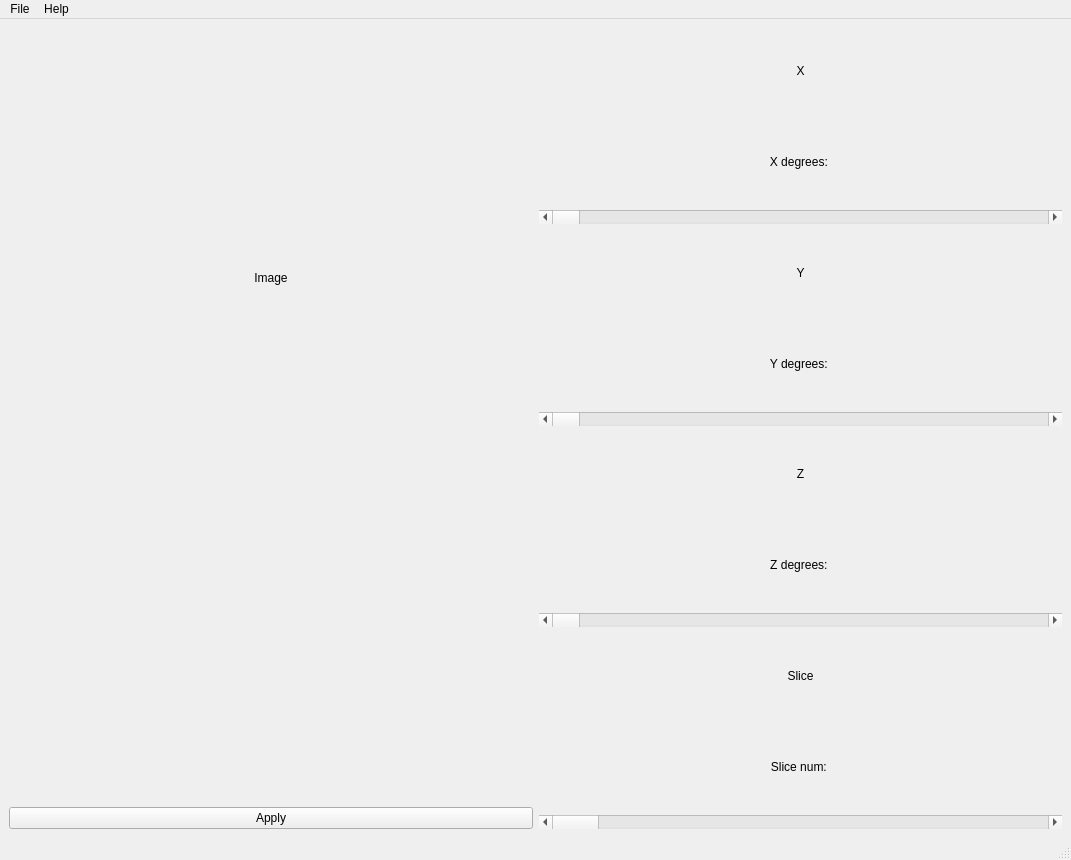
<?xml version="1.0" encoding="UTF-8"?>
<ui version="4.0">
 <class>MainWindow</class>
 <widget class="QMainWindow" name="MainWindow">
  <property name="geometry">
   <rect>
    <x>0</x>
    <y>0</y>
    <width>1071</width>
    <height>860</height>
   </rect>
  </property>
  <property name="windowTitle">
   <string>MainWindow</string>
  </property>
  <widget class="QWidget" name="centralwidget">
   <layout class="QHBoxLayout" name="horizontalLayout">
    <item>
     <layout class="QVBoxLayout" name="verticalLayout">
      <item>
       <widget class="QLabel" name="image">
        <property name="minimumSize">
         <size>
          <width>0</width>
          <height>500</height>
         </size>
        </property>
        <property name="text">
         <string>Image</string>
        </property>
        <property name="scaledContents">
         <bool>true</bool>
        </property>
        <property name="alignment">
         <set>Qt::AlignCenter</set>
        </property>
       </widget>
      </item>
      <item>
       <spacer name="verticalSpacer">
        <property name="orientation">
         <enum>Qt::Vertical</enum>
        </property>
        <property name="sizeHint" stdset="0">
         <size>
          <width>20</width>
          <height>40</height>
         </size>
        </property>
       </spacer>
      </item>
      <item>
       <widget class="QPushButton" name="apply_button">
        <property name="text">
         <string>Apply</string>
        </property>
       </widget>
      </item>
     </layout>
    </item>
    <item>
     <layout class="QVBoxLayout" name="verticalLayout_2">
      <item>
       <widget class="QLabel" name="x_label">
        <property name="text">
         <string>X</string>
        </property>
        <property name="alignment">
         <set>Qt::AlignCenter</set>
        </property>
       </widget>
      </item>
      <item>
       <widget class="QLabel" name="x_degrees">
        <property name="text">
         <string>X degrees: </string>
        </property>
        <property name="alignment">
         <set>Qt::AlignCenter</set>
        </property>
       </widget>
      </item>
      <item>
       <widget class="QScrollBar" name="x_slider">
        <property name="maximum">
         <number>180</number>
        </property>
        <property name="orientation">
         <enum>Qt::Horizontal</enum>
        </property>
       </widget>
      </item>
      <item>
       <widget class="QLabel" name="y_label">
        <property name="text">
         <string>Y</string>
        </property>
        <property name="alignment">
         <set>Qt::AlignCenter</set>
        </property>
       </widget>
      </item>
      <item>
       <widget class="QLabel" name="y_degrees">
        <property name="text">
         <string>Y degrees: </string>
        </property>
        <property name="alignment">
         <set>Qt::AlignCenter</set>
        </property>
       </widget>
      </item>
      <item>
       <widget class="QScrollBar" name="y_slider">
        <property name="maximum">
         <number>180</number>
        </property>
        <property name="orientation">
         <enum>Qt::Horizontal</enum>
        </property>
       </widget>
      </item>
      <item>
       <widget class="QLabel" name="z_label">
        <property name="text">
         <string>Z</string>
        </property>
        <property name="alignment">
         <set>Qt::AlignCenter</set>
        </property>
       </widget>
      </item>
      <item>
       <widget class="QLabel" name="z_degrees">
        <property name="text">
         <string>Z degrees: </string>
        </property>
        <property name="alignment">
         <set>Qt::AlignCenter</set>
        </property>
       </widget>
      </item>
      <item>
       <widget class="QScrollBar" name="z_slider">
        <property name="maximum">
         <number>180</number>
        </property>
        <property name="orientation">
         <enum>Qt::Horizontal</enum>
        </property>
       </widget>
      </item>
      <item>
       <widget class="QLabel" name="slice_label">
        <property name="text">
         <string>Slice</string>
        </property>
        <property name="alignment">
         <set>Qt::AlignCenter</set>
        </property>
       </widget>
      </item>
      <item>
       <widget class="QLabel" name="slice_num">
        <property name="text">
         <string>Slice num: </string>
        </property>
        <property name="alignment">
         <set>Qt::AlignCenter</set>
        </property>
       </widget>
      </item>
      <item>
       <widget class="QScrollBar" name="slice_slider">
        <property name="maximum">
         <number>100</number>
        </property>
        <property name="orientation">
         <enum>Qt::Horizontal</enum>
        </property>
       </widget>
      </item>
     </layout>
    </item>
   </layout>
  </widget>
  <widget class="QMenuBar" name="menubar">
   <property name="geometry">
    <rect>
     <x>0</x>
     <y>0</y>
     <width>1071</width>
     <height>22</height>
    </rect>
   </property>
   <widget class="QMenu" name="menu_file">
    <property name="title">
     <string>File</string>
    </property>
    <addaction name="action_open"/>
   </widget>
   <widget class="QMenu" name="menu_help">
    <property name="title">
     <string>Help</string>
    </property>
   </widget>
   <addaction name="menu_file"/>
   <addaction name="menu_help"/>
  </widget>
  <widget class="QStatusBar" name="statusbar"/>
  <action name="action_open">
   <property name="text">
    <string>Open</string>
   </property>
  </action>
  <action name="action_documentation">
   <property name="text">
    <string>Documentation</string>
   </property>
  </action>
 </widget>
 <resources/>
 <connections/>
</ui>
